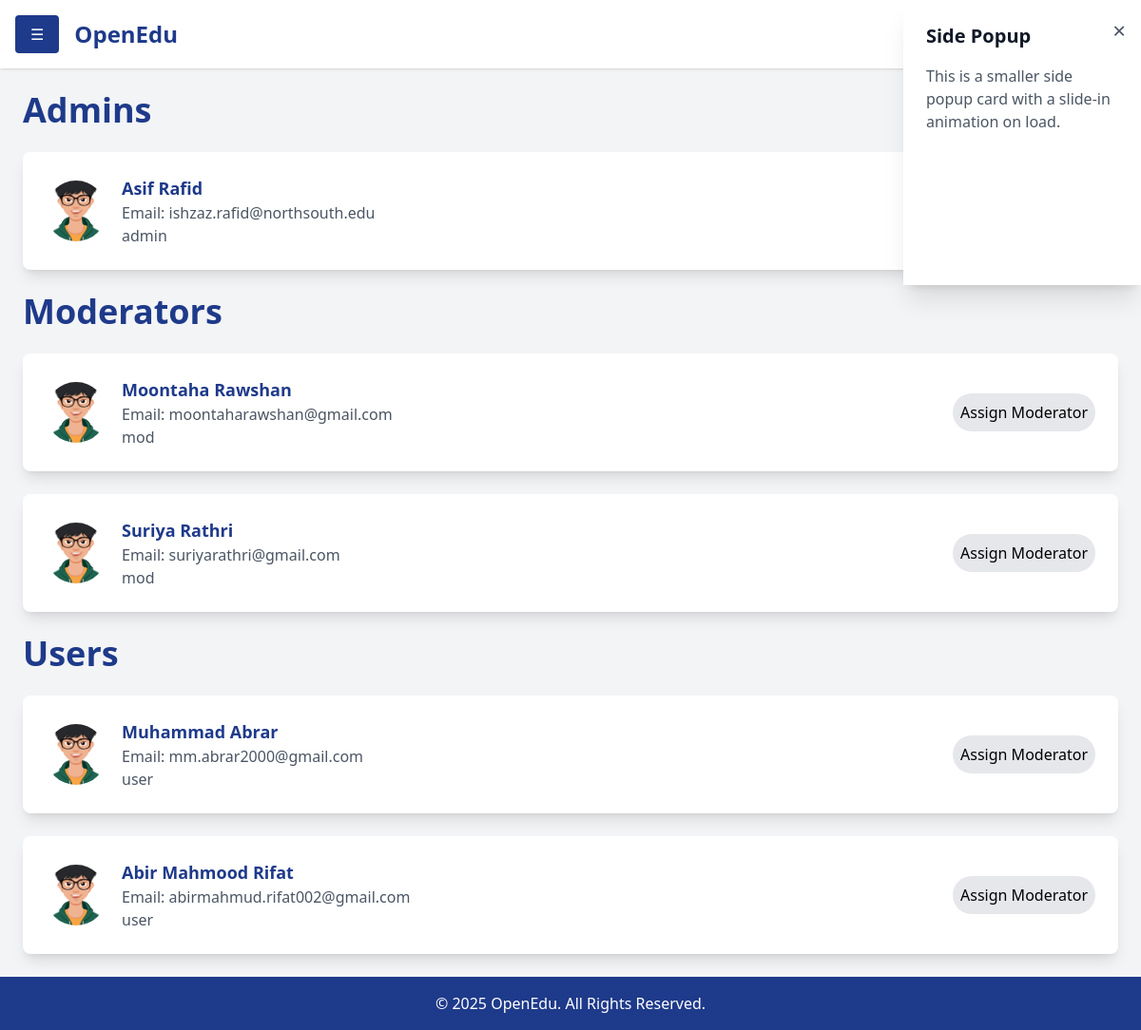
The page /appoint (signed in) on the database as committed earlier.
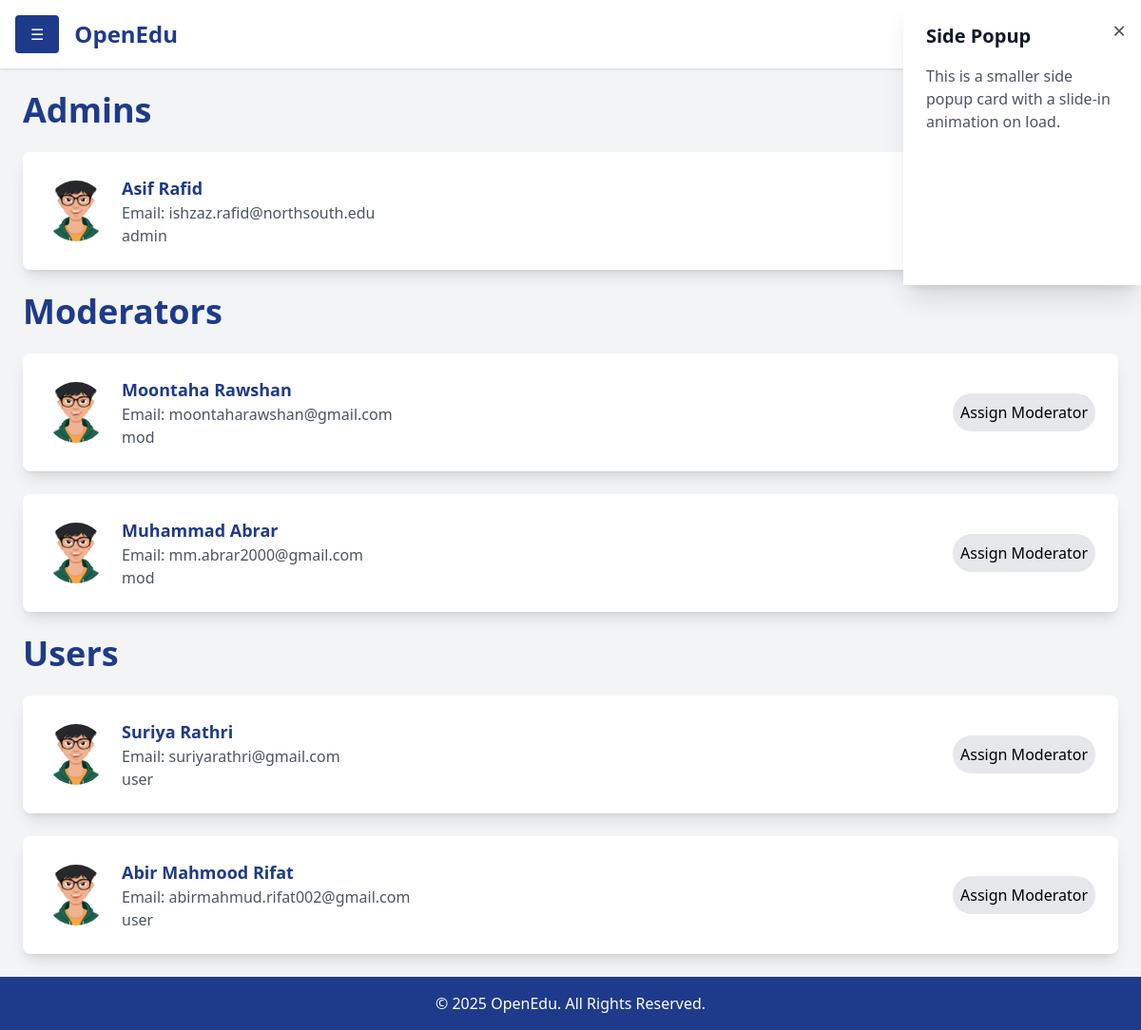
The same page on the database as committed later.
### accounts/models.py (models this page shows, shortened)
class User(AbstractUser):
    contact = models.CharField(max_length=15, blank=True, null=True)
    profilepicture = models.ImageField(upload_to='images/profilepictures', blank=True, null=True,default='images/profilepictures/rafid1.jpg')
    role=models.TextField(default='user')
    course=models.IntegerField(default=-1)
    department=models.IntegerField(default=-1)
    groups = models.ManyToManyField(
        'auth.Group',
        related_name='custom_user_set',
        blank=True
    )
    user_permissions = models.ManyToManyField(
        'auth.Permission',
        related_name='custom_user_permissions_set',
        blank=True
    )

### home/views.py (the view)
# urls.py: path('appoint', appoint, name='appoint'),]
@login_required
def appoint(request):
    if (request.user.role!='admin' and request.user.role!='master'):
        return redirect('/errors/unauthorizedaccess')
    admins=User.objects.filter(role='admin')
    moderators=User.objects.filter(role='mod')
    rusers=User.objects.filter(role='user')
    isMaster=(request.user.role=='master')
    context={'name':request.user.username,'rusers':rusers,'admins':admins,'moderators':moderators,'isMaster':isMaster}
    return render(request,"pages/appoint.html",context)

### home/templates/pages/appoint.html (shortened to what this page needs)
{% extends 'dashboard.html' %} {% block content %} {% load static %}
<div class="p-6 flex-grow">
  <div class="space-y-6">
    {% if admins and isMaster %}
    <h1 class="text-4xl font-bold text-blue-900 mb-4">Admins</h1>
    {% for user in admins %}
    <div
      class="flex items-center bg-white p-6 rounded-lg shadow-lg hover:shadow-xl transition duration-300 transform hover:scale-105 relative"
    >
      <div class="w-16 h-16 mr-4">
        <img
          src="{{ user.profilepicture.url }}"
          class="w-full h-full rounded-full object-cover"
        />
      </div>
      <div class="flex-grow">
        <h3 class="text-lg font-semibold text-blue-900">
          {{ user.first_name }} {{ user.last_name }}
        </h3>
        <p class="text-gray-600">Email: {{ user.email }}</p>
        <p class="text-gray-600">{{ user.role }}</p>
      </div>
      <button
        onclick="showAppointModal('admin', '{{ user.id }}')"
        class="bg-gray-200 hover:bg-gray-300 p-2 rounded-full focus:outline-none"
      >
      </button>
    </div>
    {% endfor %} {% endif %} {% if moderators %}
    <h1 class="text-4xl font-bold text-blue-900 mb-4">Moderators</h1>
    {% for user in moderators %}
    <div
      class="flex items-center bg-white p-6 rounded-lg shadow-lg hover:shadow-xl transition duration-300 transform hover:scale-105 relative"
    >
      <div class="w-16 h-16 mr-4">
        <img
          src="{{ user.profilepicture.url }}"
          class="w-full h-full rounded-full object-cover"
        />
      </div>
      <div class="flex-grow">
        <h3 class="text-lg font-semibold text-blue-900">
          {{ user.first_name }} {{ user.last_name }}
        </h3>
        <p class="text-gray-600">Email: {{ user.email }}</p>
        <p class="text-gray-600">{{ user.role }}</p>
      </div>
      <button
        onclick="showAppointModal('moderator', '{{ user.id }}')"
        class="bg-gray-200 hover:bg-gray-300 p-2 rounded-full focus:outline-none"
      >
        Assign Moderator
      </button>
    </div>
    {% endfor %} {% endif %} {% if rusers %}
    <h1 class="text-4xl font-bold text-blue-900 mb-4">Users</h1>
    {% for user in rusers %}
    <div
      class="flex items-center bg-white p-6 rounded-lg shadow-lg hover:shadow-xl transition duration-300 transform hover:scale-105 relative"
    >
      <div class="w-16 h-16 mr-4">
        <img
          src="{{ user.profilepicture.url }}"
          class="w-full h-full rounded-full object-cover"
        />
      </div>
      <div class="flex-grow">
        <h3 class="text-lg font-semibold text-blue-900">
          {{ user.first_name }} {{ user.last_name }}
        </h3>
        <p class="text-gray-600">Email: {{ user.email }}</p>
        <p class="text-gray-600">{{ user.role }}</p>
      </div>
      <button
        onclick="showAppointModal('moderator', '{{ user.id }}')"
        class="bg-gray-200 hover:bg-gray-300 p-2 rounded-full focus:outline-none"
      >
        Assign Moderator
      </button>
    </div>
    {% endfor %} {% endif %}
  </div>
</div>
{% endblock %}

Rows that differ between the two databases and show on the page:
changed User "Muhammad": moves from the list under "Users" to the list under "Moderators"
changed User "Suriya": moves from the list under "Moderators" to the list under "Users"
